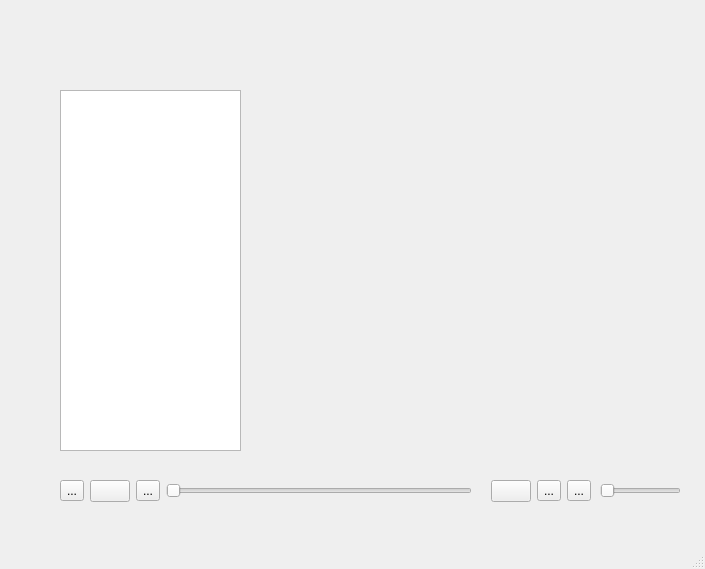
<?xml version="1.0" encoding="UTF-8"?>
<ui version="4.0">
 <class>MainWindow</class>
 <widget class="QMainWindow" name="MainWindow">
  <property name="geometry">
   <rect>
    <x>0</x>
    <y>0</y>
    <width>705</width>
    <height>569</height>
   </rect>
  </property>
  <property name="windowTitle">
   <string>MainWindow</string>
  </property>
  <widget class="QWidget" name="centralwidget">
   <widget class="QSlider" name="horizontalSlider_2">
    <property name="geometry">
     <rect>
      <x>600</x>
      <y>480</y>
      <width>81</width>
      <height>22</height>
     </rect>
    </property>
    <property name="orientation">
     <enum>Qt::Horizontal</enum>
    </property>
   </widget>
   <widget class="QListWidget" name="listWidget">
    <property name="geometry">
     <rect>
      <x>60</x>
      <y>90</y>
      <width>181</width>
      <height>361</height>
     </rect>
    </property>
   </widget>
   <widget class="QWidget" name="">
    <property name="geometry">
     <rect>
      <x>60</x>
      <y>470</y>
      <width>531</width>
      <height>43</height>
     </rect>
    </property>
    <layout class="QGridLayout" name="gridLayout">
     <item row="0" column="0">
      <widget class="QToolButton" name="lasttoolButton">
       <property name="text">
        <string>...</string>
       </property>
       <property name="icon">
        <iconset resource="images.qrc">
         <normaloff>:/img/pre.png</normaloff>:/img/pre.png</iconset>
       </property>
       <property name="iconSize">
        <size>
         <width>35</width>
         <height>35</height>
        </size>
       </property>
      </widget>
     </item>
     <item row="0" column="1">
      <widget class="QPushButton" name="pushButton_4">
       <property name="text">
        <string/>
       </property>
       <property name="icon">
        <iconset resource="images.qrc">
         <normaloff>:/img/pause.png</normaloff>:/img/pause.png</iconset>
       </property>
       <property name="iconSize">
        <size>
         <width>30</width>
         <height>30</height>
        </size>
       </property>
      </widget>
     </item>
     <item row="0" column="2">
      <widget class="QToolButton" name="nexttoolButton">
       <property name="text">
        <string>...</string>
       </property>
       <property name="icon">
        <iconset resource="images.qrc">
         <normaloff>:/img/next.png</normaloff>:/img/next.png</iconset>
       </property>
       <property name="iconSize">
        <size>
         <width>35</width>
         <height>35</height>
        </size>
       </property>
      </widget>
     </item>
     <item row="0" column="3">
      <widget class="QSlider" name="horizontalSlider">
       <property name="orientation">
        <enum>Qt::Horizontal</enum>
       </property>
      </widget>
     </item>
     <item row="0" column="4">
      <widget class="QLabel" name="sjlabel">
       <property name="text">
        <string/>
       </property>
      </widget>
     </item>
     <item row="0" column="5">
      <widget class="QPushButton" name="pushButton">
       <property name="text">
        <string/>
       </property>
       <property name="icon">
        <iconset resource="images.qrc">
         <normaloff>:/img/file.png</normaloff>:/img/file.png</iconset>
       </property>
       <property name="iconSize">
        <size>
         <width>30</width>
         <height>30</height>
        </size>
       </property>
      </widget>
     </item>
     <item row="0" column="6">
      <widget class="QToolButton" name="toolButton_2">
       <property name="text">
        <string>...</string>
       </property>
       <property name="icon">
        <iconset resource="images.qrc">
         <normaloff>:/img/loop.png</normaloff>:/img/loop.png</iconset>
       </property>
       <property name="iconSize">
        <size>
         <width>30</width>
         <height>30</height>
        </size>
       </property>
      </widget>
     </item>
     <item row="0" column="7">
      <widget class="QToolButton" name="toolButton">
       <property name="text">
        <string>...</string>
       </property>
       <property name="icon">
        <iconset resource="images.qrc">
         <normaloff>:/img/volume.png</normaloff>:/img/volume.png</iconset>
       </property>
       <property name="iconSize">
        <size>
         <width>30</width>
         <height>30</height>
        </size>
       </property>
      </widget>
     </item>
    </layout>
   </widget>
  </widget>
  <widget class="QMenuBar" name="menubar">
   <property name="geometry">
    <rect>
     <x>0</x>
     <y>0</y>
     <width>705</width>
     <height>26</height>
    </rect>
   </property>
  </widget>
  <widget class="QStatusBar" name="statusbar"/>
 </widget>
 <resources>
  <include location="images.qrc"/>
 </resources>
 <connections/>
</ui>
